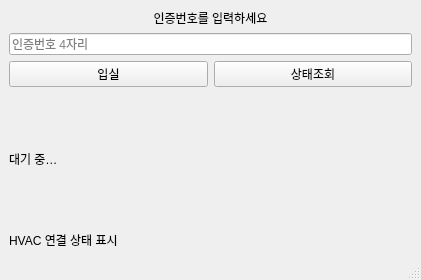
<?xml version="1.0" encoding="UTF-8"?>
<ui version="4.0">
 <class>RoomKiosk</class>
 <widget class="QMainWindow" name="RoomKiosk">
  <property name="geometry">
   <rect>
    <x>0</x>
    <y>0</y>
    <width>421</width>
    <height>280</height>
   </rect>
  </property>
  <property name="windowTitle">
   <string>회의실 키오스크</string>
  </property>
  <widget class="QWidget" name="centralwidget">
   <layout class="QVBoxLayout" name="verticalLayout" stretch="0,0,0,1,0">
    <item>
     <widget class="QLabel" name="label_title">
      <property name="text">
       <string>인증번호를 입력하세요</string>
      </property>
      <property name="alignment">
       <set>Qt::AlignCenter</set>
      </property>
     </widget>
    </item>
    <item>
     <widget class="QLineEdit" name="le_code">
      <property name="maxLength">
       <number>4</number>
      </property>
      <property name="placeholderText">
       <string>인증번호 4자리</string>
      </property>
     </widget>
    </item>
    <item>
     <layout class="QHBoxLayout" name="horizontalLayout">
      <item>
       <widget class="QPushButton" name="btn_enter">
        <property name="text">
         <string>입실</string>
        </property>
       </widget>
      </item>
      <item>
       <widget class="QPushButton" name="btn_status">
        <property name="text">
         <string>상태조회</string>
        </property>
       </widget>
      </item>
     </layout>
    </item>
    <item>
     <widget class="QLabel" name="lbl_msg">
      <property name="text">
       <string>대기 중…</string>
      </property>
      <property name="alignment">
       <set>Qt::AlignLeading|Qt::AlignLeft|Qt::AlignVCenter</set>
      </property>
     </widget>
    </item>
    <item>
     <widget class="QLabel" name="lbl_status">
      <property name="text">
       <string>HVAC 연결 상태 표시</string>
      </property>
      <property name="alignment">
       <set>Qt::AlignLeading|Qt::AlignLeft|Qt::AlignVCenter</set>
      </property>
     </widget>
    </item>
   </layout>
  </widget>
  <widget class="QStatusBar" name="statusbar"/>
 </widget>
 <resources/>
 <connections/>
</ui>
